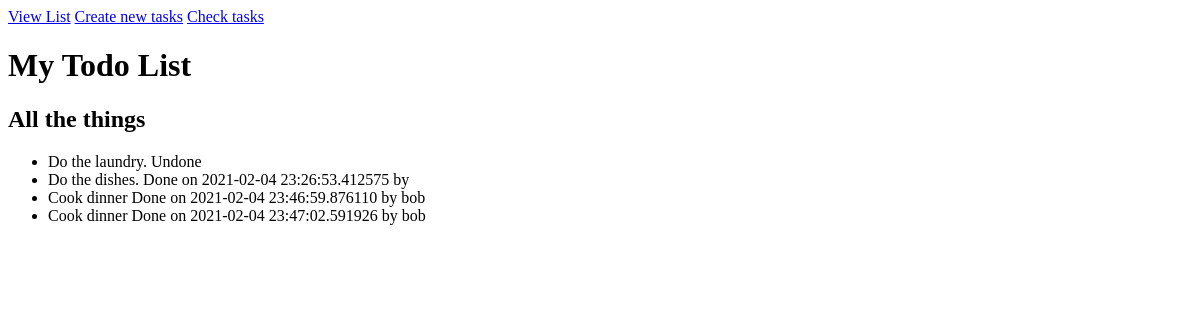
/all, run on an earlier commit of the app's database.
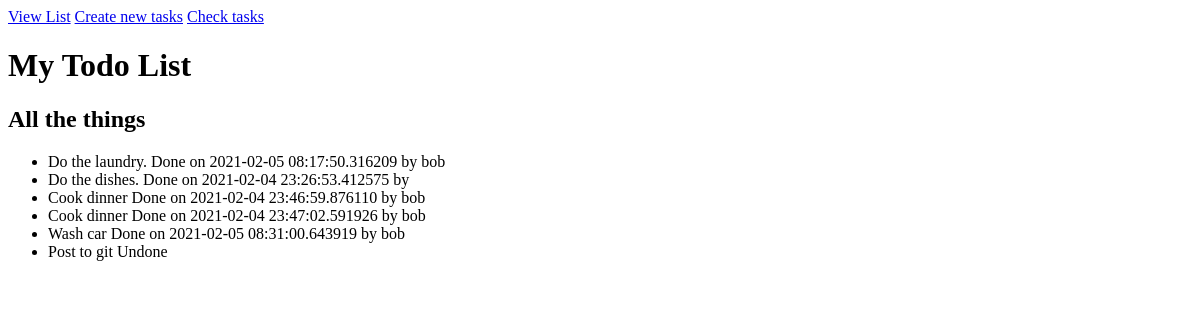
And on a later commit of the database.
### model.py (models this page shows)
class Task(Model):
    name = CharField(max_length=255)
    performed = DateTimeField(null=True)
    performed_by = ForeignKeyField(model=User, null=True)
    class Meta:
        database = db

class User(Model):
    name = CharField(max_length=255, unique=True)
    password = CharField(max_length=255)
    class Meta:
        database = db

### main.py (the view)
@app.route('/all')
def all_tasks():
 return render_template('all.jinja2', tasks=Task.select())

### templates/all.jinja2
{% extends 'base.jinja2' %}
{% block subtitle %}All the things{% endblock subtitle %}
{% block content %}
<ul>
    {% for task in tasks %}
    <li>
        {{ task.name }} {% if task.performed %}Done on {{ task.performed }} by {{ task.performed_by.name }}{% else %} Undone {% endif %}
    </li>
    {% endfor %}
</ul>
{% endblock content %}

### templates/base.jinja2 (shortened to what this page needs)
<html>
<head>
</head>
<body>
    <nav>
        <a id="all_tasks" href="{{ url_for('all_tasks') }}">View List</a>
	<a id="create" href="{{ url_for('create') }}">Create new tasks</a>
        <a id="incomplete_tasks" href="{{ url_for('incomplete_tasks') }}">Check tasks</a>
    </nav>
    <h1>My Todo List</h1>
    <h2>{% block subtitle %} {% endblock subtitle %}</h2>
    {% block content %} {% endblock content %}
</body>
</html>

What changed in the data, as far as the page shows it:
changed Task "Do the laundry.": performed (not shown) → "2021-02-05 08:17:50.316209"; performed_by.name (not shown) → "bob"; performed "Undone" → "Done on by"
added Task: name "Wash car", performed "2021-02-05 08:31:00.643919", performed_by.name "bob"
added Task: name "Post to git", shows "Undone"
